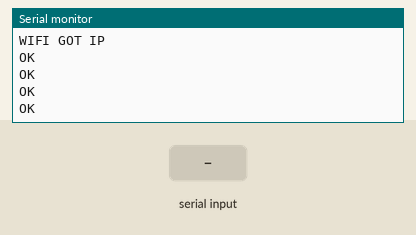
This sketch was run on a simulated Arduino Uno, built with avr-gcc and run on an emulated ATmega328P. On the bench: the last lines printed to the serial monitor. The inputs (shaded band) are chosen by the test bench. The modem accepts every AT command (registered, SIM ready, sends succeed) and sends nothing else.

Above: at 6.2 s.
6.3 s: "1" received over the second serial link
At 7.7 s:
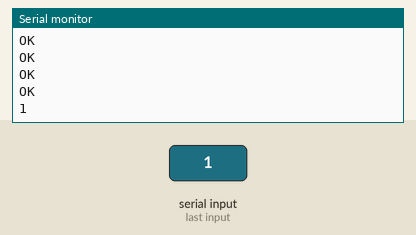
9.3 s: "0" received over the second serial link
At 10.6 s:
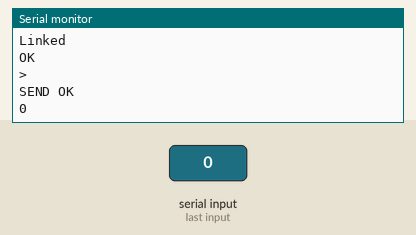

The sketch:

test_ESP8266_MEWTOCOL_PANASONIC.ino
```cpp
#include <SoftwareSerial.h>

#define DEBUG true
SoftwareSerial esp8266(10,11);


#define TARGET_IP "192.168.1.120" ///         //hosting
#define TARGET_PORT "9094"


#define ID "Nitro X"  //name of wireless access point to connect to
#define PASS "25364016"  //wifi password


void setup()
{
  Serial.begin(9600);
  esp8266.begin(9600); // your esp's baud rate might be different


    sendData("AT+RST\r\n",1000,DEBUG); //
    sendData("AT+CWMODE=1\r\n",1000,DEBUG); //


     String cmd="AT+CWJAP=\"";
     cmd+=ID;
     cmd+="\",\"";
     cmd+=PASS;
     cmd+="\"";
     sendData( cmd+"\r\n",1000,DEBUG); //
     sendData("AT+CIPMUX=1\r\n",1000,DEBUG); //
     sendData("AT+CWMODE=1\r\n",1000,DEBUG); //


}

void loop()
{

     sendData("AT+CIPMUX=1\r\n",1000,DEBUG); //
     sendData("AT+CWMODE=1\r\n",1000,DEBUG); //


    String webpage = "AT+CIPSTART=1,\"TCP\",\"";
    webpage += TARGET_IP;
    webpage += "\",9094\r\n";

    sendData(webpage,1000,DEBUG);


    String webpage1 = "<01#WCSY00001**";
    String cipsend = "AT+CIPSEND=1,";
    cipsend+= webpage1.length();
    cipsend+="\r\n";

     sendData(cipsend,1000,DEBUG);
     sendData(webpage1,1000,DEBUG);

     delay(5000);


     webpage1 = "<01#WCSY00001**";
     cipsend = "AT+CIPSEND=1,";
     cipsend+= webpage1.length();
     cipsend+="\r\n";

     sendData(cipsend,1000,DEBUG);
     sendData(webpage1,1000,DEBUG);

      delay(5000);  //4min

}


String sendData(String command, const int timeout, boolean debug)
{
    String response = "";

    esp8266.print(command); // send the read character to the esp8266

    long int time = millis();

    while( (time+timeout) > millis())
    {
      while(esp8266.available())
      {
        // The esp has data so display its output to the serial window
        char c = esp8266.read(); // read the next character.
        response+=c;
      }
    }

    if(debug)
    {
      Serial.print(response);
    }

    return response;
}
```

Measured:
- after the input at 6.3 s, the serial monitor: prints a new line after 0.81 s (image 1)
- after the input at 9.3 s, the serial monitor: prints a new line after 0.90 s (image 2)
